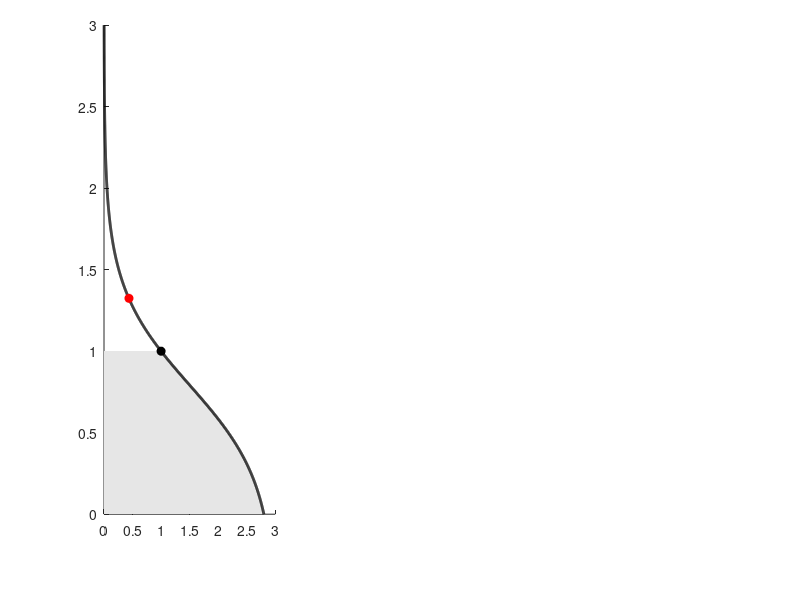

Write the MATLAB code that produced this figure. (Note: this script raises an error after producing the figure.)
% Develop density profile for OXB process:
% Expressed in normalized coordinates:

clear all
close all

% Save flag:
saveFig = 1;

% Normalized "x" coordinate:
x = linspace(0,3,1e3);

% Radial gradient length scale:
L_star = 0.6;

% Over dense factor:
a = 3;

% Inflection point:
x_star = 1 - L_star*log(sqrt( a-1 ));

% Normalized density profile:
phi   = @(X) ( (X - x_star) / L_star );
n_hat = @(X,A) A*(1 - tanh(phi(X)) )/2;

% Ratio wce/wRF:
b = 0.75;

% Density at the UHR:
n_hat_UHR = 1 - b^2;

% Find radius at UHR:
i_UHR = find(n_hat(x,a) < n_hat_UHR,1);
r_n_hat_UHR = x(i_UHR);
r_hat_max   = 2.75;

% Plot figure:
% =========================================================================
figure('color','w')
set(gcf,'position'     ,[450 288 505 300])
% set(gcf,'position'     ,[647 328 505 233])


% plasma radial profile:
% -------------------------------------------------------------------------
subplot(1,6,[1,2])
hold on

% Overdense plasma region:
rng = find(x < 1);
hA1 = area(n_hat(x(rng),a),x(rng));
hA2 = area([0 1],[1 1]);
set(hA1,'FaceColor',[0.9 0.9 0.9],'EdgeColor','none')
set(hA2,'FaceColor',[0.9 0.9 0.9],'EdgeColor','none')

% Density profile:
f = n_hat(x,a);
plot(f,x,'k','LineWidth',2)

% O-mode cutoff:
plot(1       ,1          ,'ko','MarkerFaceColor','k')

% UH resonance:
plot(n_hat_UHR,r_n_hat_UHR,'ro','MarkerFaceColor','r')

% Axes position:
ax_pos = get(gca,'position');
ax_pos(2) = ax_pos(2)*1.3;
ax_pos = set(gca,'position',ax_pos);

% Formatting:
set(gca,'fontSize',10,'fontName','Times')
set(gca,'YTick',[0 1 2])
box on
grid off
xlim([0,a])
ylim([0,1/L_star])
ylim([0,r_hat_max])
xlabel('$\hat{n}(\hat{r})$','interpreter','latex','fontsize',14)
ylabel('$\hat{r}$','interpreter','latex','fontsize',15,'Rotation',0,'HorizontalAlignment','right')

% Plasma r-z profile:
% -------------------------------------------------------------------------
subplot(1,6,[3,6])
hold on

% Share over-dense plasma:
hA = area([0,1],[1,1]);
hA.FaceColor = [0.9 0.9 0.9];
hA.EdgeColor = 'none';

% Cut-off and resonance layers:
hLayers(1) = line([0,1]    ,[1,1]*r_n_hat_UHR); % UHR
hLayers(2) = line([0,1]    ,[1,1]            ); % O-mode
hLayers(3) = line([1,1]*0.2,[0,1]*r_hat_max  ); % w_ce

% Axes position:
ax_pos = get(gca,'position');
ax_pos(2) = ax_pos(2)*1.3;
ax_pos = set(gca,'position',ax_pos);

% Formatting:
set(hLayers(1),'color','r','LineWidth',3)
set(hLayers(2),'color','k','LineWidth',3)
set(hLayers(3),'color','k','LineWidth',2,'LineStyle','--')
% set(gca,'PlotBoxAspectRatio',[1 0.82 1])
ylim([0,r_hat_max])
set(gca,'YTickLabel',[])
set(gca,'fontSize',10,'fontName','Times')
box on
grid off
xlabel('$\hat{z}$','interpreter','latex','fontsize',15,'Rotation',0,'HorizontalAlignment','right')
hLeg = legend([hLayers,hA],'UH resonance','O-mode cutoff','Cyclotron resonance','Overdense plasma');
set(hLeg,'Location','NorthWest','interpreter','latex','fontSize',10)

% O-mode ray:
fields.Color = 'bl';
fields.LineWidth = 3;
hta = myTextArrow(gca,[1 0.6],[r_hat_max 1],fields);
hText = text(0.9,2,'O','FontWeight','bold','fontSize',14,'Color','bl');

% X-mode ray:
fields.Color = 'g';
fields.LineWidth = 3;
hta = myTextArrow(gca,[0.6 0.45],[1 r_n_hat_UHR],fields);
hText = text(0.46,r_n_hat_UHR*1.1,'X','FontWeight','bold','fontSize',14,'Color','g');

% B-mode ray:
fields.Color = 'r';
fields.LineWidth = 3;
hta = myTextArrow(gca,[0.45 0.2],[r_n_hat_UHR 0.3],fields);
hText = text(0.25,0.3,'B','FontWeight','bold','fontSize',14,'Color','r');

% Save figure:
% =========================================================================
if saveFig
    figureName = ['Step_1_OXB_diagram'];

    % PDF figure:
    exportgraphics(gcf,[figureName,'.pdf'],'Resolution',300) 

    % TIFF figure:
    exportgraphics(gcf,[figureName,'.tiff'],'Resolution',600) 
end
